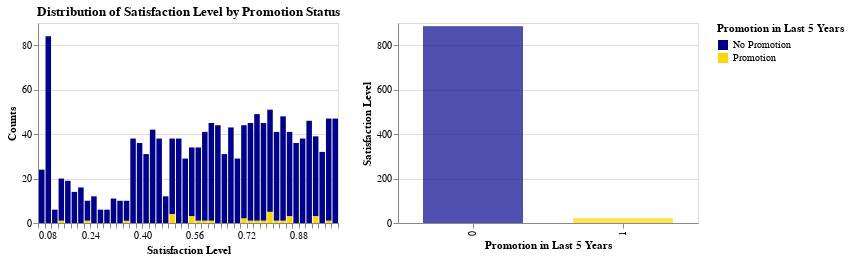

Source (notebook cell):
### Markdown cell above
## Binary Variables
There are wo binary variables in the dataset, Work_accident (1 for yes, 0 for no) and promotion_last_5years (1 for yes, 0 for no).

### Code cell
# Histogram with color coding for promotion
satisfaction_promotion_hist = alt.Chart(subset).mark_bar().encode(
    x=alt.X('satisfaction_level', bin=alt.BinParams(maxbins=50), title='Satisfaction Level'),
    y=alt.Y('count()', title='Counts'),
    color=alt.Color('promotion_last_5years:N', 
                    scale=alt.Scale(domain=[0, 1], range=['darkblue', 'gold']),
                    legend=alt.Legend(title="Promotion in Last 5 Years",
                        labelExpr="datum.value == 0 ? 'No Promotion' : 'Promotion'"))
).properties(
    title='Distribution of Satisfaction Level by Promotion Status',
    width=300,
    height=200
)


# Bar plot for promotion
satisfaction_promotion_bar = alt.Chart(subset).mark_bar(size=100, color="gold").encode(
    x=alt.X("promotion_last_5years:N", title="Promotion in Last 5 Years", 
            axis=alt.Axis(values=[0, 1], tickCount=2)),  
    y=alt.Y("satisfaction_level:Q", title="Satisfaction Level"),
    color=alt.Color('promotion_last_5years:N', 
                    scale=alt.Scale(domain=[0, 1], range=['darkblue', 'gold']))
).properties(
    width=300,  
    height=200
)


satisfaction_promotion_hist | satisfaction_promotion_bar

### Figure 1 — Vega-Lite specification as saved in the notebook (floating-point values rounded to 4 significant figures; data arrays with more than 128 entries replaced by an {"elided": "..."} marker saying what was removed)
{"config": {"view": {"continuousWidth": 300, "continuousHeight": 300}}, "hconcat": [{"mark": {"type": "bar"}, "encoding": {"color": {"field": "promotion_last_5years", "legend": {"labelExpr": "datum.value == 0 ? 'No Promotion' : 'Promotion'", "title": "Promotion in Last 5 Years"}, "scale": {"domain": [0, 1], "range": ["darkblue", "gold"]}, "type": "nominal"}, "x": {"bin": {"maxbins": 50}, "field": "satisfaction_level", "title": "Satisfaction Level", "type": "quantitative"}, "y": {"aggregate": "count", "title": "Counts", "type": "quantitative"}}, "height": 200, "title": "Distribution of Satisfaction Level by Promotion Status", "width": 300}, {"mark": {"type": "bar", "color": "gold", "size": 100}, "encoding": {"color": {"field": "promotion_last_5years", "scale": {"domain": [0, 1], "range": ["darkblue", "gold"]}, "type": "nominal"}, "x": {"axis": {"tickCount": 2, "values": [0, 1]}, "field": "promotion_last_5years", "title": "Promotion in Last 5 Years", "type": "nominal"}, "y": {"field": "satisfaction_level", "title": "Satisfaction Level", "type": "quantitative"}}, "height": 200, "width": 300}], "data": {"name": "data-740f5c0974ced78313ab5df534eed41f"}, "$schema": "https://vega.github.io/schema/vega-lite/v5.8.0.json", "datasets": {"data-740f5c0974ced78313ab5df534eed41f": {"elided": "1500 records"}}}
